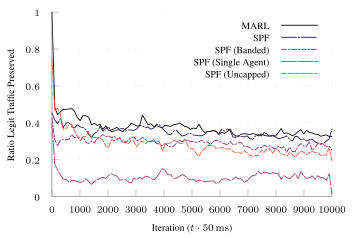

The script that saved this image:
set terminal tikz standalone color size 9cm,6cm font '\scriptsize' preamble '\usepackage{microtype} \usepackage{times} \usepackage[T1]{fontenc} \usepackage{siunitx}\sisetup{detect-all}'
set output "tcp-s-2.tex"

load "inferno.pal"

set style line 102 lc rgb '#a0a0a0' lt 1 lw 1
set border ls 102
set colorbox border 102
set key textcolor rgb "black"
set tics textcolor rgb "black"
set label textcolor rgb "black"

set border 3
set grid x y
set xtics nomirror
set ytics nomirror

#set key autotitle columnhead
set datafile separator ","

set xlabel "Iteration ($t \\cdot{} \\SI{50}{\\milli\\second}$)"
set ylabel "Ratio Legit Traffic Preserved"

set yrange [0.0:1.0]
set key inside top right

plot '../results/online-2-avg-ng.csv' u 1:3 w lines smooth sbezier title "MARL" dt 1, \
     '../results/spf-tcp-natural-2' u 1:3 w lines smooth sbezier title "SPF" dt (18,2,2,2), \
     '../results/spf-tcp-banded-2' u 1:3 w lines smooth sbezier title "SPF (Banded)" ls 4  dt (6,2,2,2), \
     '../results/spf-tcp-single-2' u 1:3 w lines smooth sbezier title "SPF (Single Agent)" ls 5 dt (18,2), \
     '../results/spf-tcp-uncap-2' u 1:3 w lines smooth sbezier title "SPF (Uncapped)" ls 6 dt (6,2), \
